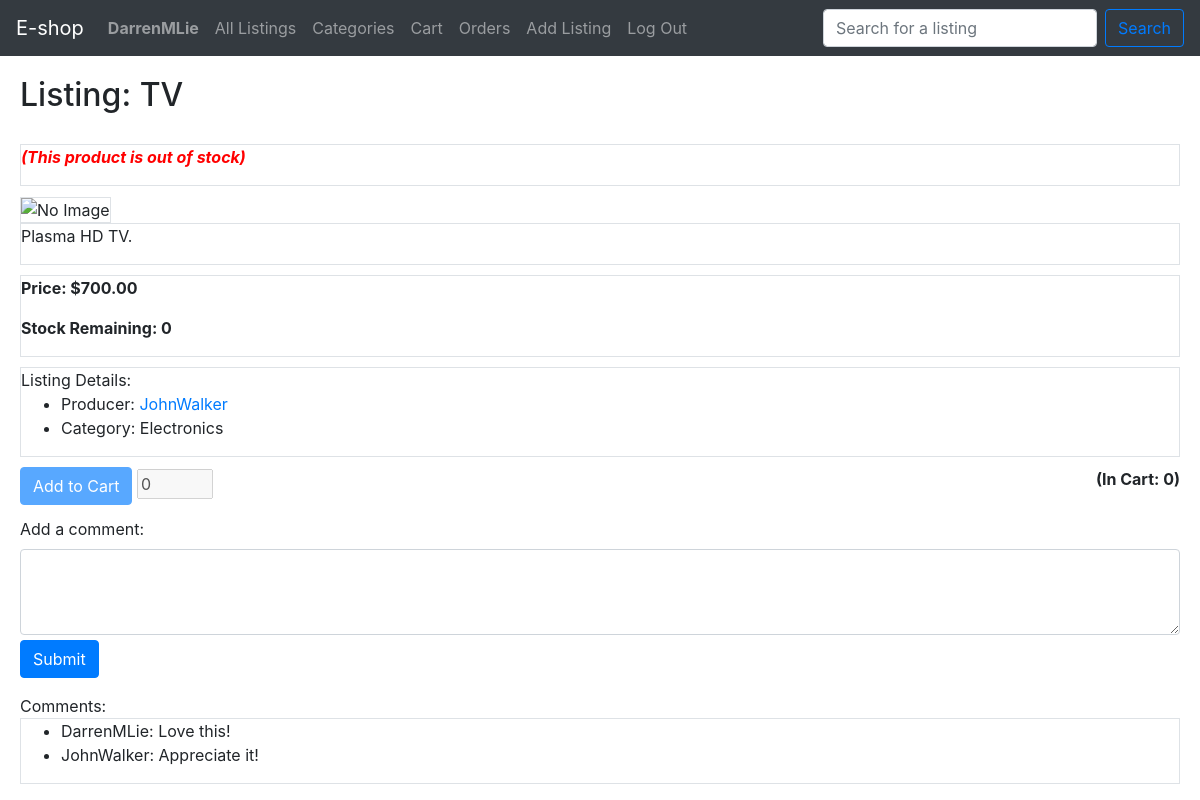
The page /listing=3 (signed in) on the database its author committed.
### eshop/models.py (models this page shows, shortened)
class User(AbstractUser):
    def __str__(self):
        return f"{self.username} {self.email}"

class Listing(models.Model):
    producer = models.ForeignKey(User, on_delete=models.CASCADE, related_name="listings")
    title = models.CharField(max_length=64)
    category = models.CharField(max_length=64)
    price = models.DecimalField(max_digits=12, decimal_places=2)
    stock = models.IntegerField()
    description = models.CharField(max_length=500)
    timestamp = models.DateTimeField(auto_now_add=True)
    imageurl = models.CharField(max_length=100000)

class Comment(models.Model):
    user = models.ForeignKey(User, on_delete=models.SET_NULL, related_name="comments", null=True)
    comment = models.CharField(max_length=500)
    listing = models.ForeignKey(Listing, on_delete=models.CASCADE, related_name="comments")

### eshop/views.py (the view)
# urls.py: path("listing=<int:listing_id>", views.listing, name="listing"),
@login_required(login_url='eshop:login')
def listing(request, listing_id):
    listing = Listing.objects.get(pk=listing_id)
    cart = request.user.cart
    cart_products = cart.products.all()
    products_in_cart = 0
    for product in cart_products:
        if product.listing == listing:
            products_in_cart += 1
    return render(request, "eshop/listing.html", {
        "listing": listing,
        "comments": listing.comments.all(),
        "products_in_cart": products_in_cart
    })

### eshop/templates/eshop/listing.html (shortened to what this page needs)
{% extends 'eshop/layout.html' %}
{% load static %}
{% block body %}
    <div class="listingpage">
        <div style="display: flex;flex-direction: row;justify-content: space-between;">
            <h2>Listing: {{ listing.title }}</h2>
        </div>
        {% if listing.stock == 0 %}
        <div class="border">
            <p style="color: red;"><b><em>(This product is out of stock)</em></b></p>
        </div>
        {% endif %}
        <img alt="No Image" src="{{ listing.imageurl }}" class="border" >
        <div class="border">
            <p>{{ listing.description }}</p>
        </div>
        <div class="border">
            <p><b>Price: ${{ listing.price }}</b></p>
            <p><b>Stock Remaining: {{ listing.stock }}</b></p>
        </div>
        <div class="border">
            <span>Listing Details:</span>
            <ul>
                <li>Producer: <a href="{% url 'eshop:profile' listing.producer.username %}">{{ listing.producer.username }}</a></li>
                <li>Category: {{ listing.category }}</li>
            </ul>
        </div>
        <div style="display: flex;flex-direction: row;justify-content: space-between;">
            <form id="cartform">
                {% if listing.stock != 0 %}
                    <input class="btn btn-primary" type="submit" value="Add to Cart">
                    <input type="number" id="amount" value="0" min="0" max="{{ listing.stock }}">
                {% else %}
                    <input class="btn btn-primary" type="submit" value="Add to Cart" disabled>
                    <input type="number" id="amount" value="0" min="0" max="{{ listing.stock }}" disabled>
                {% endif %}
            </form>
            <p style="float: right;"><b>(In Cart: <span id="incart">{{ products_in_cart }}</span>)</b></p>
        </div>
        <div>
            <form id="commentform">
                <div class="form-group">
                    <label for="comment">Add a comment:</label>
                    <textarea class="form-control" id="comment" name="comment" rows="3" style="margin-bottom: 5px;"></textarea>
                    <input class="btn btn-primary" type="submit">
                </div>
            </form>
        </div>
        <span>Comments:</span>
        <div class="border">
            <ul id="commentlist">
                {% for comment in comments %}
                    <li>{{ comment.user.username }}: {{ comment.comment }}</li>
                {% empty %}
                    <li id="nocomment">No comments.</li>
                {% endfor %}
            </ul>
        </div>
    </div>
{% endblock %}

### eshop/templates/eshop/layout.html (shortened to what this page needs)
{% load static %}
<!DOCTYPE html>
<html lang="en">
    <head>
        <link rel="stylesheet" href="https://stackpath.bootstrapcdn.com/bootstrap/4.4.1/css/bootstrap.min.css">
        <link href="{% static 'eshop/styles.css' %}" rel="stylesheet">
    </head>
    <body>
        <nav class="navbar navbar-expand-lg navbar-dark bg-dark">
            <a class="navbar-brand" href="{% url 'eshop:index' %}">E-shop</a>
            <ul class="navbar-nav mr-auto">
                {% if user.is_authenticated %}
                    <li class="nav-item">
                        <a class="nav-link" href="{% url 'eshop:profile' user.username %}"><strong>{{ user.username }}</strong></a>
                    </li>
                {% endif %}
                <li class="nav-item">
                    <a class="nav-link" href="{% url 'eshop:index' %}">All Listings</a>
                </li>
                <li class="nav-item">
                    <a class="nav-link" href="{% url 'eshop:categories' %}">Categories</a>
                </li>
                {% if user.is_authenticated %}
                    <li class="nav-item">
                        <a class="nav-link" href="{% url 'eshop:cart' %}">Cart</a>
                    </li>
                    <li class="nav-item">
                        <a class="nav-link" href="{% url 'eshop:orders' %}">Orders</a>
                    </li>
                    <li class="nav-item">
                        <a class="nav-link" href="{% url 'eshop:add' %}">Add Listing</a>
                    </li>
                    <li class="nav-item">
                        <a class="nav-link" href="{% url 'eshop:logout' %}">Log Out</a>
                    </li>
                {% endif %}
            </ul>
            <form class="form-inline" action="{% url 'eshop:search' %}">
                <input class="form-control mr-sm-2" type="search" placeholder="Search for a listing" aria-label="Search" name="query">
                <button class="btn btn-outline-primary my-2 my-sm-0" type="submit">Search</button>
            </form>
        </nav>
        <div class="body">
            {% block body %}
            {% endblock %}
        </div>
    </body>
</html>

### eshop/static/eshop/styles.css (style rules this page uses)
img { width: 20rem; height: 15rem; }
div.listingpage > div { margin-bottom: 10px; }
.body { padding-left: 20px; padding-right: 20px; }
h2 { margin-top: 20px; margin-bottom: 20px; }

### rows shown on the page
User: username "DarrenMLie"
Listing: title "TV", description "Plasma HD TV.", price "700.00", stock "0", producer.username "JohnWalker", category "Electronics"
Comment: user.username "DarrenMLie", comment "Love this!"
Comment: user.username "JohnWalker", comment "Appreciate it!"

### other values the page prints
{{ products_in_cart }} "0"
